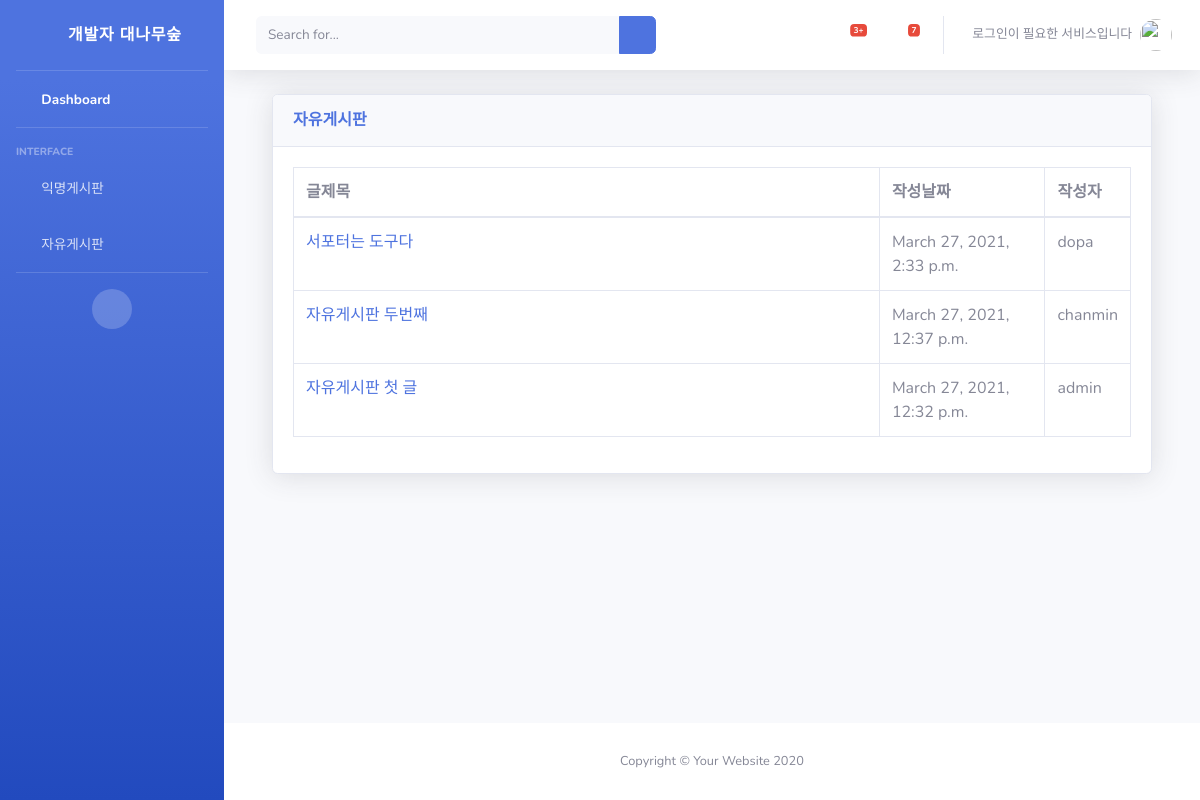
Screenshot of /freehome/ with the database file from the repository.
### snsapp/models.py (models this page shows, shortened)
class FreePost(models.Model) :
    title = models.CharField(max_length=200)
    body = models.TextField()
    date = models.DateTimeField(auto_now_add=True)
    author = models.ForeignKey(User, on_delete=models.CASCADE)

### snsapp/views.py (the view)
# urls.py: path('freehome/', views.freehome, name='freehome'),
def freehome(request) :
    freeposts = FreePost.objects.filter().order_by('-date')
    return render(request, 'free_index.html',{'freeposts':freeposts})

### snsapp/templates/free_index.html (shortened to what this page needs)
{% extends 'base.html' %}
{% block content %}
<div class="container-fluid">
    <div class="card shadow mb-4">
        <div class="card-header py-3">
            <h6 class="m-0 font-weight-bold text-primary">자유게시판</h6>
        </div>
        <div class="card-body">
            <div class="table-responsive">
                <table class="table table-bordered" id="dataTable" width="100%" cellspacing="0">
                    <thead>
                        <tr>
                            <th width='70%'>글제목</th>
                            <th>작성날짜</th>
                            <th>작성자</th>
                        </tr>
                    </thead>
                    <tbody>
                        {% for post in freeposts %}
                        <tr>
                            <td><a href="{% url 'freedetail' post.id %}">{{ post.title }}</a></td>
                            <td>{{ post.date }}</td>
                            <td>{{ post.author.username }}</td>
                        </tr>
                        {% endfor %}
                    </tbody>
                </table>
            </div>
        </div>
    </div>
</div>
{% endblock %}

### rows the page displays
FreePost: title "서포터는 도구다", date "March 27, 2021, 2:33 p.m.", author.username "dopa"
FreePost: title "자유게시판 두번째", date "March 27, 2021, 12:37 p.m.", author.username "chanmin"
FreePost: title "자유게시판 첫 글", date "March 27, 2021, 12:32 p.m.", author.username "admin"
